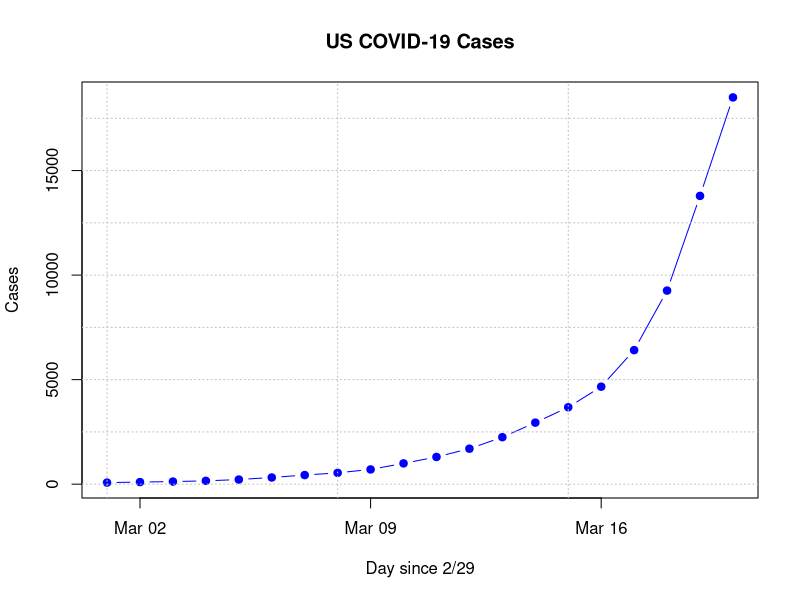
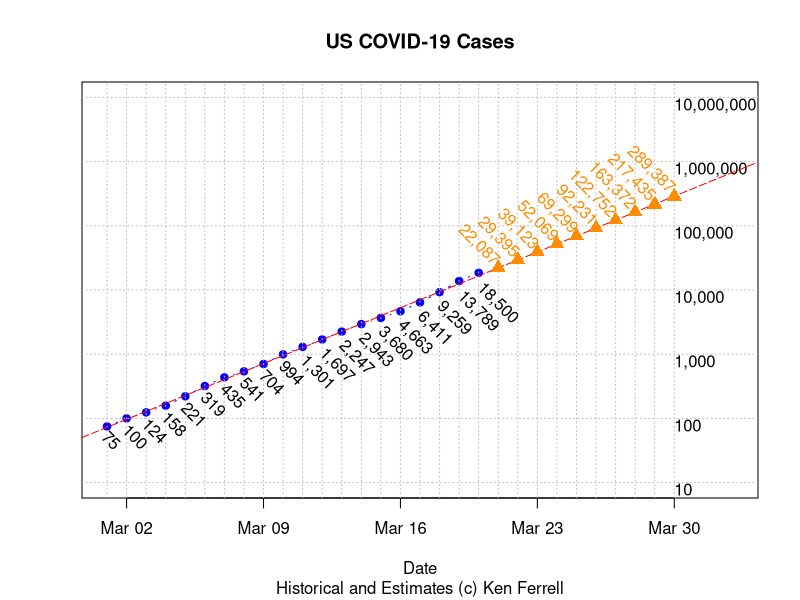

Write the R code that produced these figures, in order.
cases <- c(   75,  100,  124,  158,  221,  319,  435,
             541,  704,  994, 1301, 1697, 2247, 2943,
            3680, 4663, 6411, 9259,13789,18500)
day <- 1:20
day <- seq(from = as.Date('2020-03-01'),by = "day", length.out = length(cases))

df <- data.frame(cases, day)
df$logcases = log(cases, 10)

attach(df)
plot(day, cases, main="US COVID-19 Cases", 
     xlab="Day since 2/29",
     ylab="Cases", 
     type="b",
     pch=19, 
     col="blue")
by.h <- 10^(floor(log(max(cases), 10)))/4
abline(h=seq(0, max(cases), by = by.h), lty=3, col="grey")
abline(v=seq(from = as.Date('2020-03-01'), to = max(day), by = "week"), lty=3, col="grey")

max.date = max(day) + 10
lm.fit <- lm(logcases~day, data=df)
new.predict <- data.frame(day = seq(max(day)+1, to=max.date, by="day"))
new.predict$logcases = as.numeric(predict.lm(lm.fit, newdata = new.predict))
max.y <- ceiling(max(new.predict$logcases))+1
jpeg("COVID19 Estomates.jpg")
plot(day, logcases, main="US COVID-19 Cases", 
     xlab="Date",
     type="b",
     pch=19, 
     col="blue", 
     xlim=c(min(day), max.date+3),
     ylim=c(floor(log(min(cases),10)),max.y), ylab="",
     yaxt="n",
     sub=paste("Historical and Estimates (c) Ken Ferrell"))
abline(v=seq(from = as.Date('2020-03-01'), to = max.date, by = "day"), lty=3, col="grey")
abline(h=seq(floor(log(min(cases),10)),max.y), lty=3, col="grey")
text(max.date, seq(floor(log(min(cases),10)),max.y), adj = c(0,1),
     formatC(10^seq(floor(log(min(cases),10)),max.y), digits=0, big.mark=",", format="f"))
abline(lm.fit, col="red", lty=5)
text(day, logcases, formatC(10^logcases, digits=0, big.mark=',', format="f"), col="black", adj=c(-0.2,1), srt=315)
points(new.predict$day, new.predict$logcases, col="dark orange", pch=17, cex=1.5)
text(new.predict$day, new.predict$logcases, 
     formatC(round(10^new.predict$logcases, 0), digits=0, format="f", big.mark = ','), col="dark orange", adj=c(1.1,0.2), srt=315)
dev.off()

